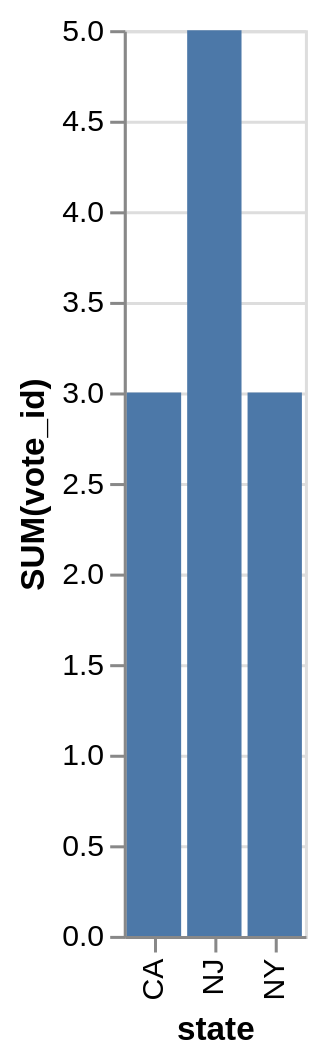

Vega-Lite specification stored for this chart:
### Vega-Lite specification from a JSON file in a GitHub repository (floating-point values rounded to 4 significant figures)
{"data": {"values": [{"x_data": "CA", "y_data": 3}, {"x_data": "NJ\n", "y_data": 5}, {"x_data": "NY", "y_data": 3}]}, "mark": "bar", "encoding": {"x": {"field": "x_data", "type": "nominal", "title": "state", "sort": "ascending"}, "y": {"field": "y_data", "type": "quantitative", "title": "SUM(vote_id)"}}}
